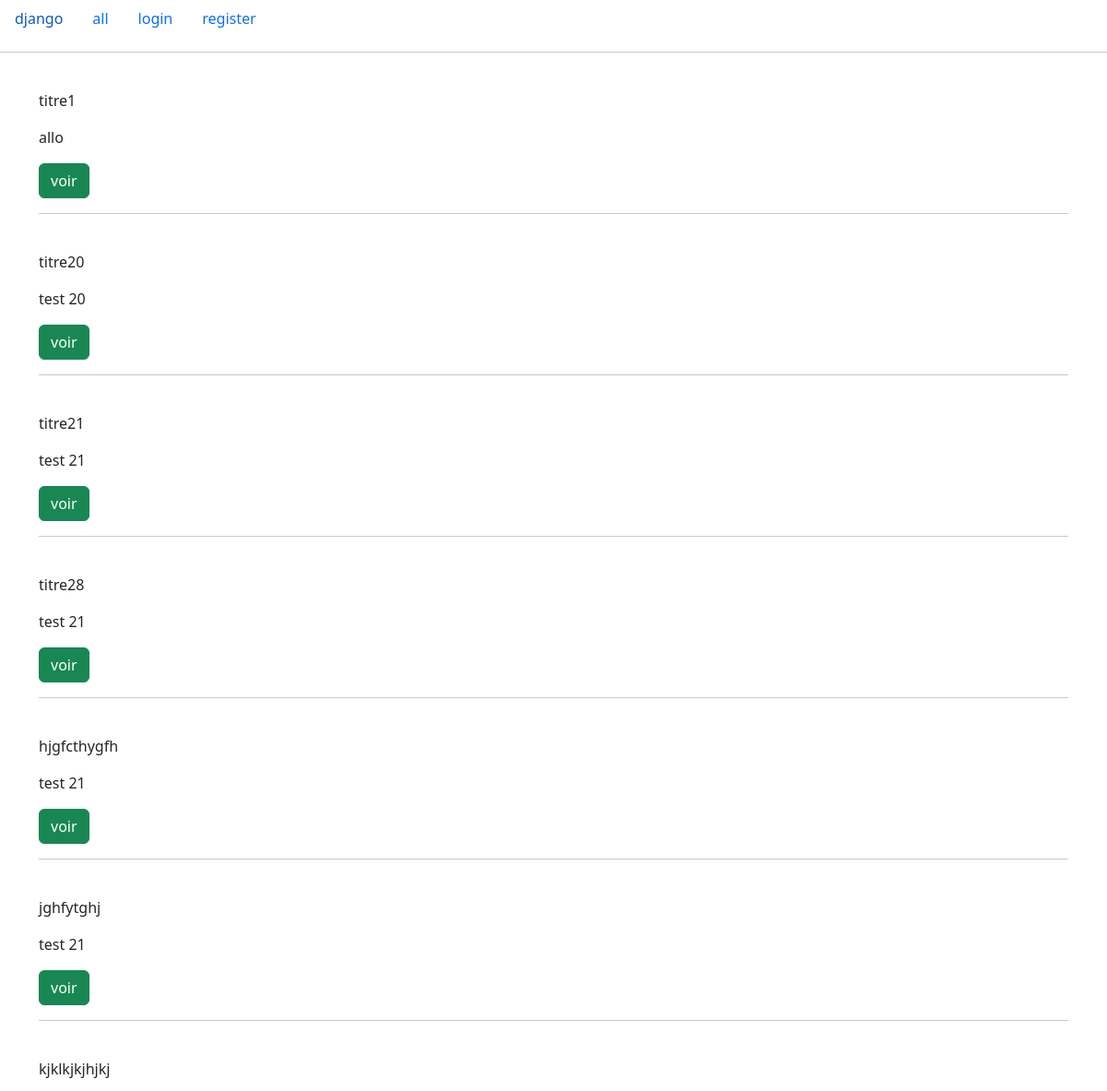
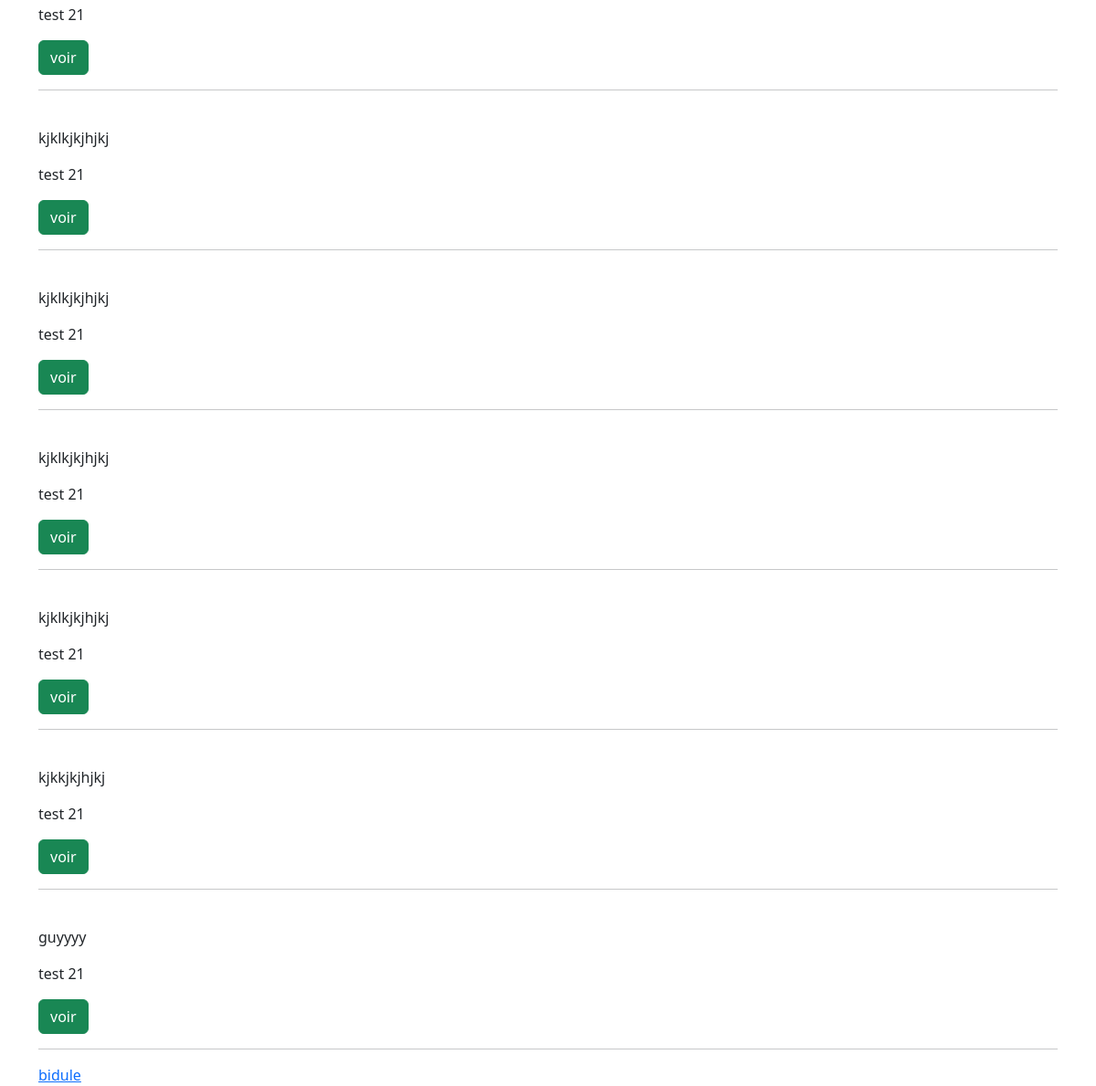
Page /siteweb/messages on the committed database (2 pictures, top to bottom).
### siteweb/models.py (models this page shows)
class Message(models.Model):
    title = models.CharField(max_length=255)
    content = models.CharField(max_length=1000)
    author = models.ForeignKey(User, null=False, on_delete=models.CASCADE, default="missing_author")
    category = models.ForeignKey(Category, null=True, on_delete=models.SET_NULL)

### siteweb/views.py (the view)
# urls.py: path('messages', views.findAll, name='messageAll'),
def findAll(request):
    data = Message.objects.all()
    return render(request, 'siteweb/findAllMessage.html', {
        "messages": data
    })

### siteweb/templates/siteweb/findAllMessage.html
{% extends 'siteweb/base.html' %}
{% block content %}
{% for message in messages %}
<br>
    <p>{{ message.title }}</p>
   <p>{{ message.content }}</p>
<a href="{% url 'show_message' message.id %}" class="btn btn-success">voir</a>
<hr>
{% endfor %}
<a href="{% url 'home_bidule'%}">bidule</a>
{% endblock %}

### rows in the picture
Message: title "titre1", content "allo"
Message: title "titre20", content "test 20"
Message: title "titre21", content "test 21"
Message: title "titre28", content "test 21"
Message: title "hjgfcthygfh", content "test 21"
Message: title "jghfytghj", content "test 21"
Message: title "kjklkjkjhjkj", content "test 21"
Message: title "kjklkjkjhjkj", content "test 21"
Message: title "kjklkjkjhjkj", content "test 21"
Message: title "kjklkjkjhjkj", content "test 21"
Message: title "kjklkjkjhjkj", content "test 21"
Message: title "kjkkjkjhjkj", content "test 21"
Message: title "guyyyy", content "test 21"
